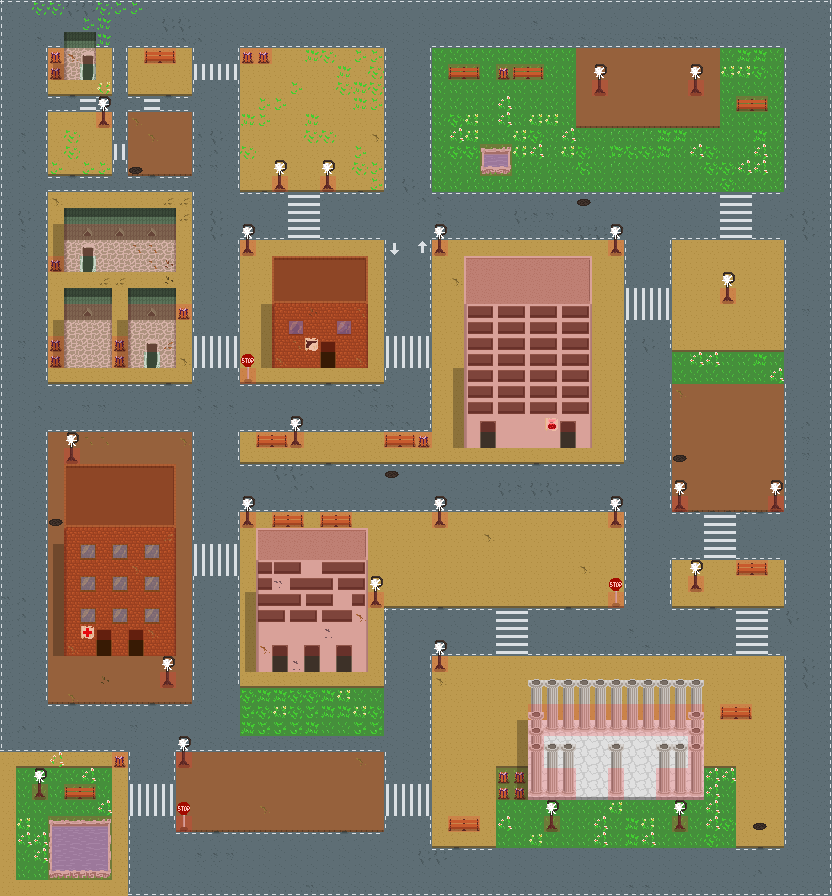

A level layout from a 2D game, rendered from its tile map. Below: a short description, then the map file with tile-grid data replaced by summaries:
An orthogonal 52x56 tile map with 16x16 px tiles, 10 tile layers (soil, underShades, soil Details, shades, ...).

<map version="1.0" orientation="orthogonal" width="52" height="56" tilewidth="16" tileheight="16">
 <tileset firstgid="1" name="Tiles" tilewidth="16" tileheight="16">
  <image source="tiles.png" trans="414c51" width="512" height="512" />
 </tileset>
 <layer name="soil" width="52" height="56">
  <data>[2912 cells, 2899 non-empty, 33 distinct tile ids]</data>
 </layer>
 <layer name="underShades" width="52" height="56" opacity="0.26">
  <data>[2912 cells, 66 non-empty, 3 distinct tile ids]</data>
 </layer>
 <layer name="soil Details" width="52" height="56">
  <data>[2912 cells, 488 non-empty, 51 distinct tile ids]</data>
 </layer>
 <layer name="shades" width="52" height="56" opacity="0.26">
  <data>[2912 cells, 172 non-empty, 8 distinct tile ids]</data>
 </layer>
 <layer name="windows" width="52" height="56" opacity="0.52">
  <data>[2912 cells, 11 non-empty, 1 distinct tile ids]</data>
 </layer>
 <layer name="over" width="52" height="56">
  <data>[2912 cells, 55 non-empty, 3 distinct tile ids]</data>
 </layer>
 <layer name="overShades" width="52" height="56" opacity="0.25">
  <data>[2912 cells, 26 non-empty, 3 distinct tile ids]</data>
 </layer>
 <layer name="sprites" width="52" height="56">
  <data>[2912 cells, 30 non-empty, 5 distinct tile ids]</data>
 </layer>
 <layer name="collide" width="52" height="56" opacity="0.22">
  <data>[2912 cells, 451 non-empty, 2 distinct tile ids]</data>
 </layer>
 <layer name="lights" width="52" height="56">
  <data>[2912 cells, 24 non-empty, 1 distinct tile ids]</data>
 </layer>
</map>
